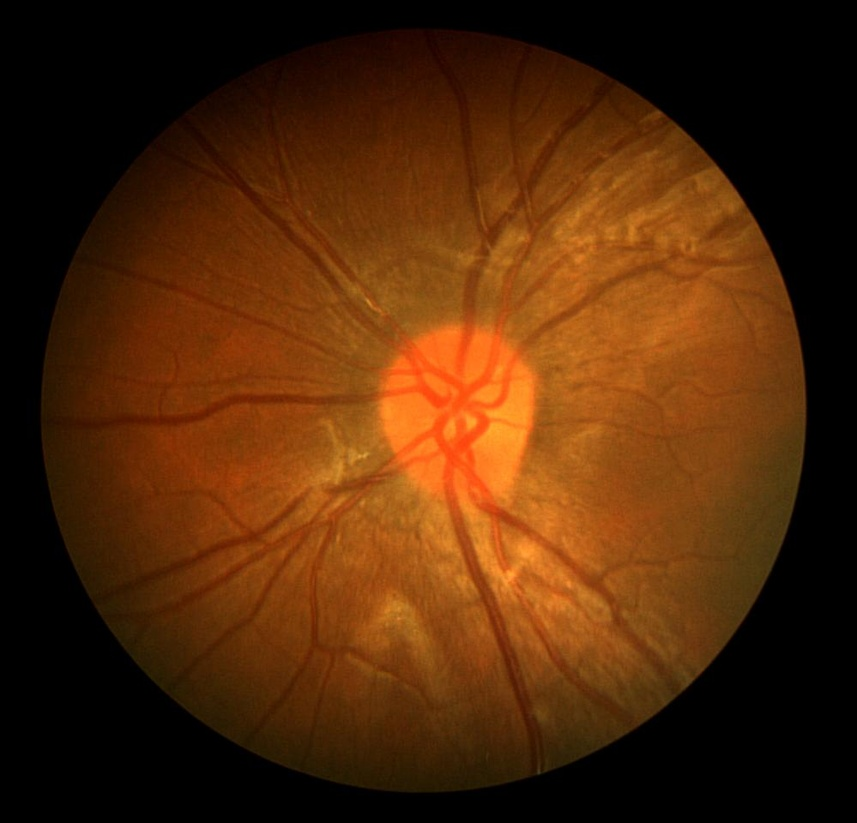
#> input picture data/Retinal_Vessel_Segmentation_Datasets/CHASEDB1/test/images/Image_08L.jpg, 857 x 823 px, shrunk from 999 x 960 before the run
$ python generate_fov2.py ../../data/Retinal_Vessel_Segmentation_Datasets/CHASEDB1/test/images/Image_08L.jpg
#> lines starting #> are read from the running program, lines starting #| are printed output that depends on the picture; after the words box and inside, x2 and y2 are one past the last pixel; in counts of white or black regions, pixels touching at a corner belong together
#> in make_fov_version, img is the input picture: PIL image 857x823 RGB; mean R, G, B 79.8, 39.5, 8.4
import os
import numpy as np
from PIL import Image
import cv2

def compute_fov_mask_from_black_bg(img_np, *, min_sum=1, smooth=True):
    """
    img_np: HxWxC uint8 fundus image (RGB or BGR, doesn't matter).
    Returns:
        fov_mask: HxW uint8 (0 or 255), where 255 = inside FOV.
    """
#> called with min_sum = 1, smooth = True
    # Ensure 3D
    if img_np.ndim == 2:
        img_np = np.stack([img_np] * 3, axis=-1)

    # Sum over channels; pure-black background will have sum == 0
    sum_ch = img_np.sum(axis=2)  # HxW
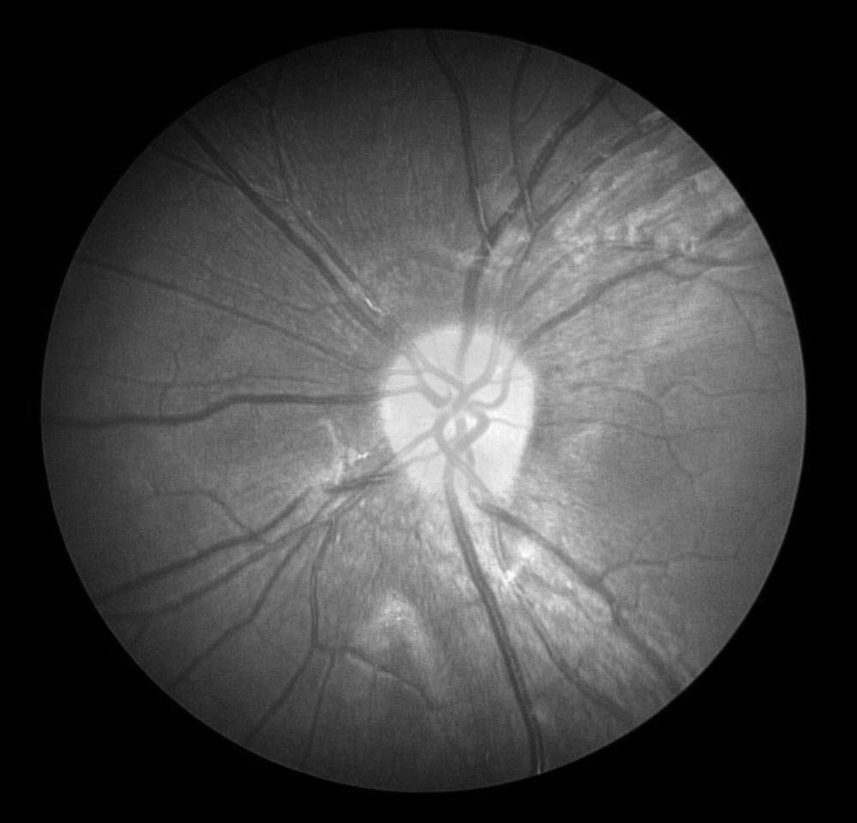
#> sum_ch: shape (823, 857) uint64; min 0, max 479, mean 127.7; drawn with min black and max white
    raw_mask = sum_ch > min_sum  # bool
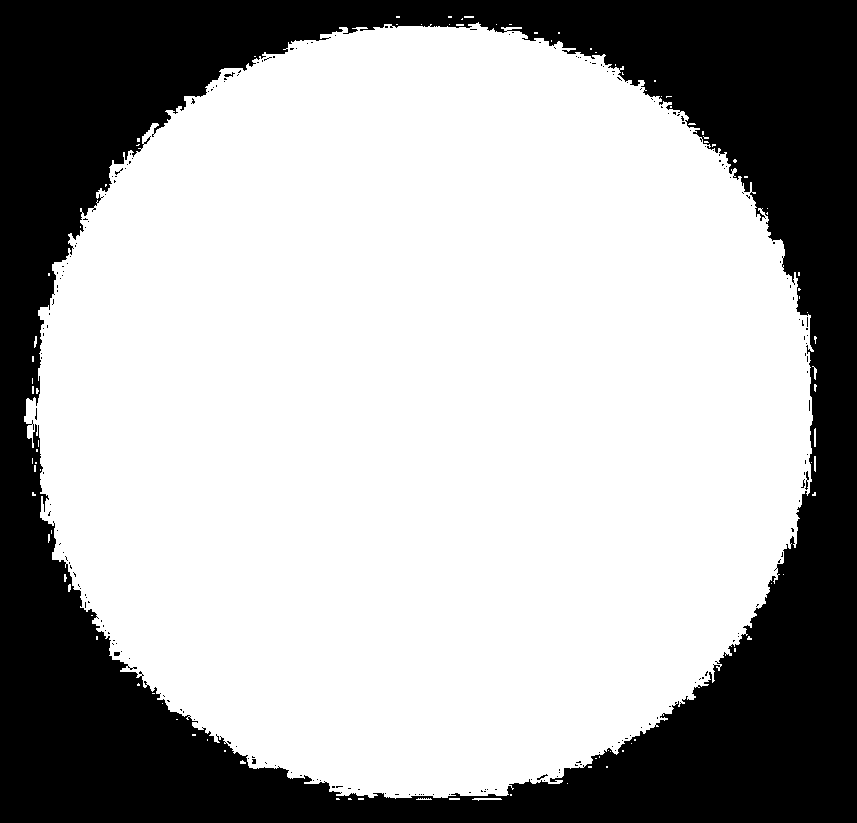
#> raw_mask: shape (823, 857) bool; 67.7% white; 206 black regions (201 under 20 px), largest, box (x1, y1, x2, y2) and area: (0, 0, 857, 823) 227285, (805, 471, 809, 490) 35, (224, 72, 235, 77) 25, (114, 652, 120, 656) 23, (537, 774, 548, 780) 21

    # Convert to uint8 0/255
    fov_mask = (raw_mask.astype(np.uint8) * 255)

    if smooth:
        # Simple morphological closing + opening to clean edges
        # kernel size can be adjusted depending on your images
        kernel = cv2.getStructuringElement(cv2.MORPH_ELLIPSE, (7, 7))
        fov_mask = cv2.morphologyEx(fov_mask, cv2.MORPH_CLOSE, kernel)
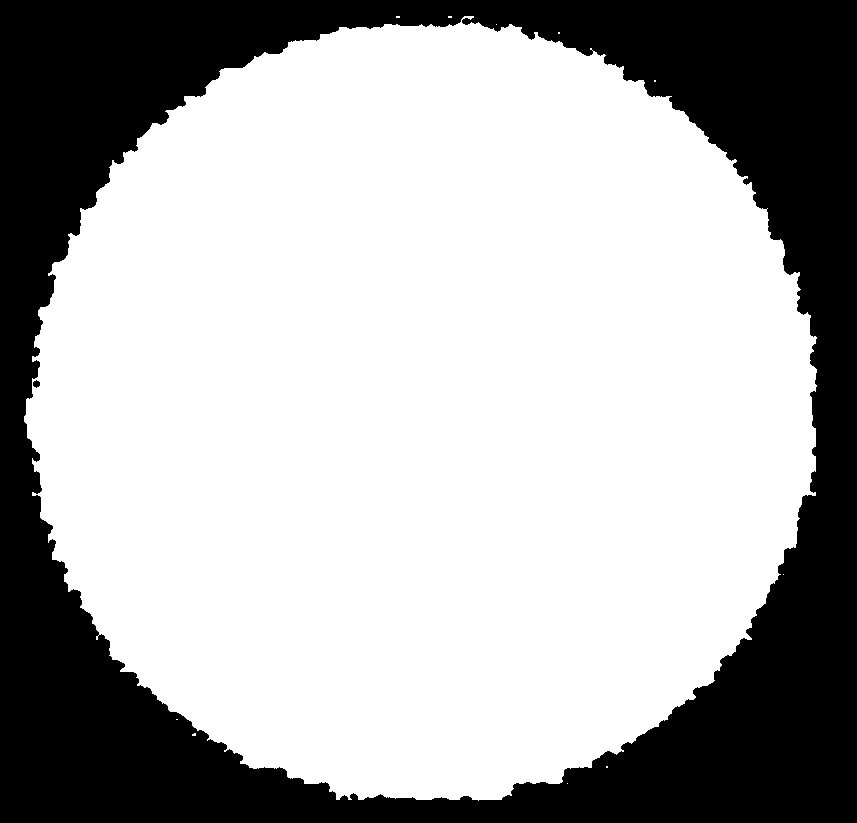
#> fov_mask: shape (823, 857); 68.3% white; 2 black regions, box (x1, y1, x2, y2) and area: (0, 0, 857, 823) 223421, (33, 380, 40, 388) 40
        fov_mask = cv2.morphologyEx(fov_mask, cv2.MORPH_OPEN, kernel)
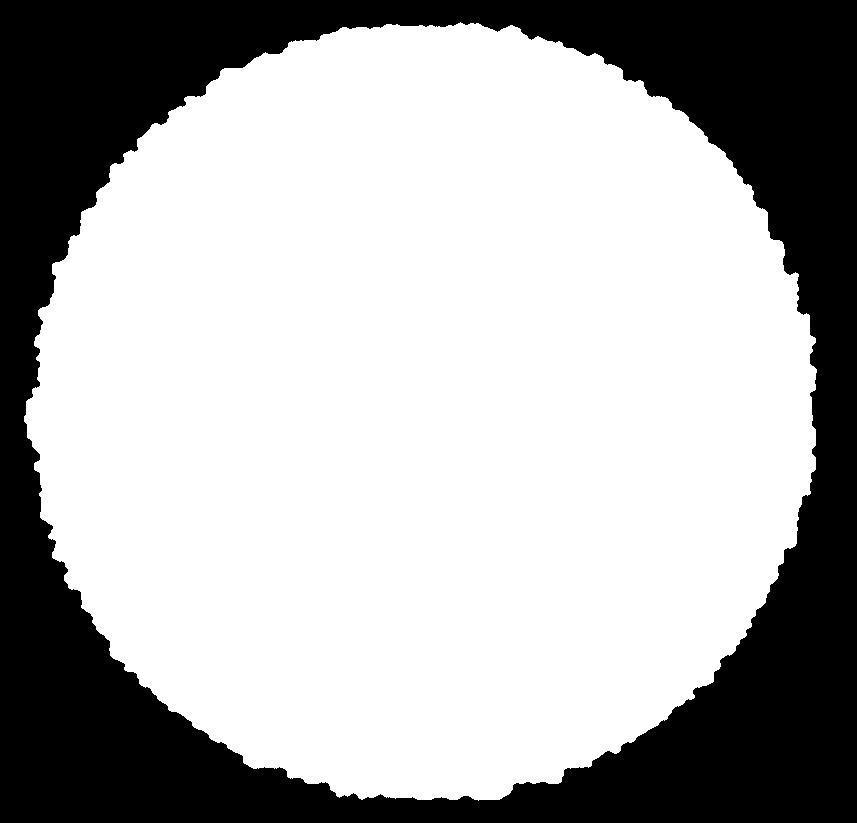
#> fov_mask: shape (823, 857); 68.2% white; 1 black region, box (x1, y1, x2, y2) and area: (0, 0, 857, 823) 224204

        # Keep only the largest connected component (the main retinal disc),
        # in case there are stray non-zero pixels elsewhere.
        num_labels, labels = cv2.connectedComponents(fov_mask)
#> num_labels = 2
        if num_labels > 1:
            # Skip label 0 (background)
            areas = [(labels == i).sum() for i in range(1, num_labels)]
#> areas = [481107]
            largest_label = 1 + int(np.argmax(areas))
#> largest_label = 1
            fov_mask = np.where(labels == largest_label, 255, 0).astype(np.uint8)

    return fov_mask


def make_fov_version(input_path, out_mask_path=None, out_img_path=None):
    # Load image
    img = Image.open(input_path).convert("RGB")
    img_np = np.array(img)

    # Compute FOV mask
    fov_mask = compute_fov_mask_from_black_bg(img_np, min_sum=1, smooth=True)

    # Apply mask to image (keep same size)
    fov_mask_3 = np.stack([fov_mask] * 3, axis=-1)  # HxWx3
    img_fov = (img_np * (fov_mask_3 > 0)).astype(np.uint8)

    # Default output paths
    base, ext = os.path.splitext(input_path)
    if out_mask_path is None:
        out_mask_path = base + "_fov_mask.png"
    if out_img_path is None:
        out_img_path = base + "_fov_applied.png"

    # Save outputs
    Image.fromarray(fov_mask).save(out_mask_path)
    Image.fromarray(img_fov).save(out_img_path)

    return fov_mask, img_fov, out_mask_path, out_img_path


if __name__ == "__main__":
    import argparse

    parser = argparse.ArgumentParser(description="Compute FOV mask from black background fundus image.")
    parser.add_argument("image_path", type=str, help="Path to fundus image")
    parser.add_argument("--out_mask", type=str, default=None, help="Output path for FOV mask PNG")
    parser.add_argument("--out_img", type=str, default=None, help="Output path for FOV-applied image PNG")
    args = parser.parse_args()

    fov_mask, img_fov, mpath, ipath = make_fov_version(
        args.image_path, out_mask_path=args.out_mask, out_img_path=args.out_img
    )
    print(f"Saved FOV mask to: {mpath}")
#| Saved FOV mask to: ../../data/Retinal_Vessel_Segmentation_Datasets/CHASEDB1/test/images/Image_08L_fov_mask.png
    print(f"Saved FOV-applied image to: {ipath}")
#| Saved FOV-applied image to: ../../data/Retinal_Vessel_Segmentation_Datasets/CHASEDB1/test/images/Image_08L_fov_applied.png

$ run again, on data/Retinal_Vessel_Segmentation_Datasets/CHASEDB1/test/images/Image_11L.jpg
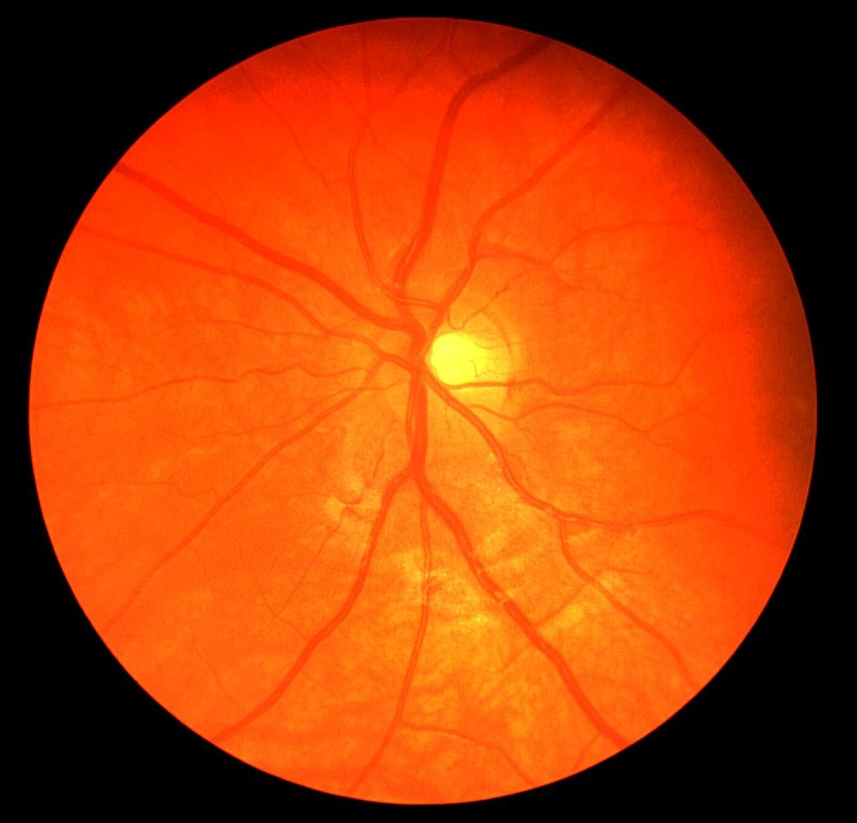
#> input picture data/Retinal_Vessel_Segmentation_Datasets/CHASEDB1/test/images/Image_11L.jpg, 857 x 823 px, shrunk from 999 x 960 before the run
#> in make_fov_version, img is the input picture: PIL image 857x823 RGB; mean R, G, B 170.7, 62, 8
#> in compute_fov_mask_from_black_bg, `raw_mask = sum_ch > min_sum`:
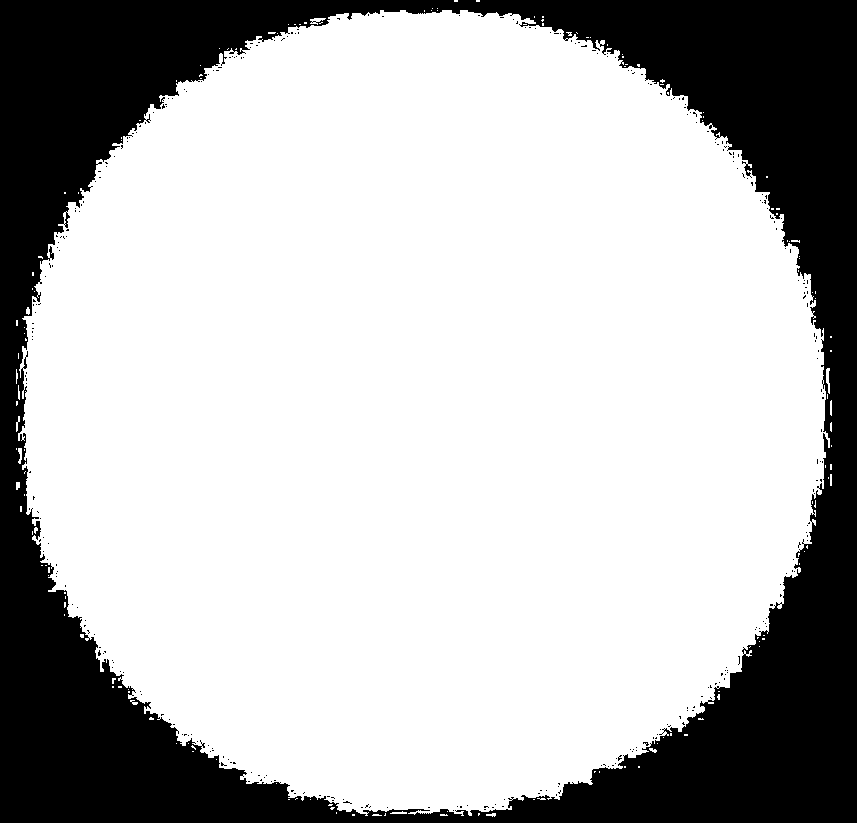
#> raw_mask: shape (823, 857) bool; 72.8% white; 314 black regions (313 under 20 px), largest, box (x1, y1, x2, y2) and area: (0, 0, 857, 823) 191449
#> in compute_fov_mask_from_black_bg, `fov_mask = cv2.morphologyEx(fov_mask, cv2.MORPH_OPEN, kernel)`:
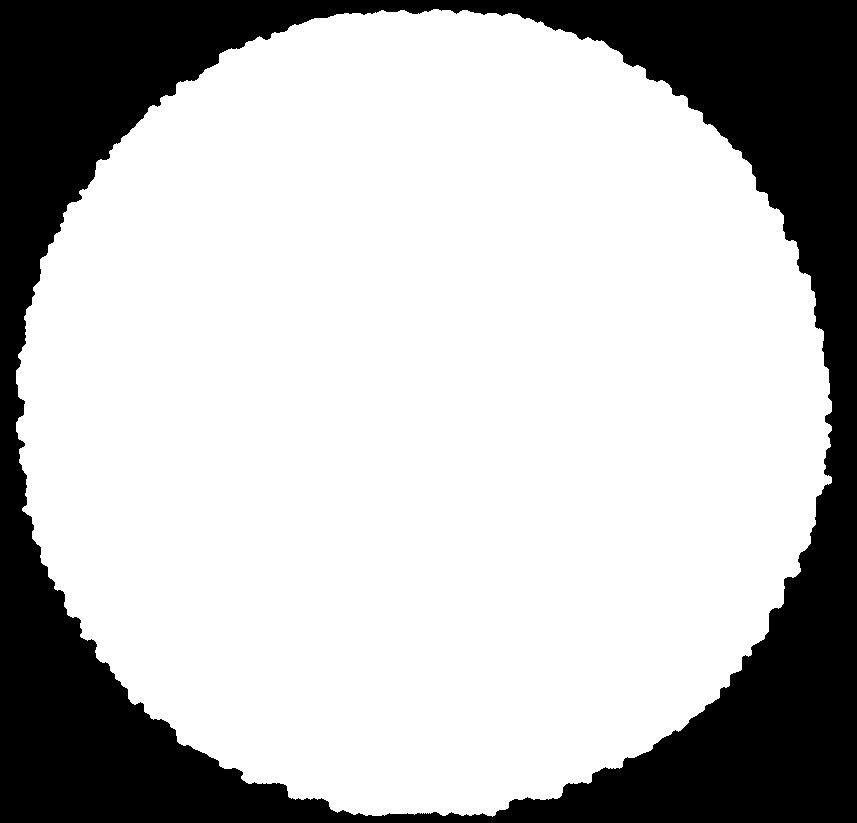
#> fov_mask: shape (823, 857); 73.4% white; 1 black region, box (x1, y1, x2, y2) and area: (0, 0, 857, 823) 187502
#> num_labels = 2
#> areas = [517809]
#> largest_label = 1
#| Saved FOV mask to: ../../data/Retinal_Vessel_Segmentation_Datasets/CHASEDB1/test/images/Image_11L_fov_mask.png
#| Saved FOV-applied image to: ../../data/Retinal_Vessel_Segmentation_Datasets/CHASEDB1/test/images/Image_11L_fov_applied.png
